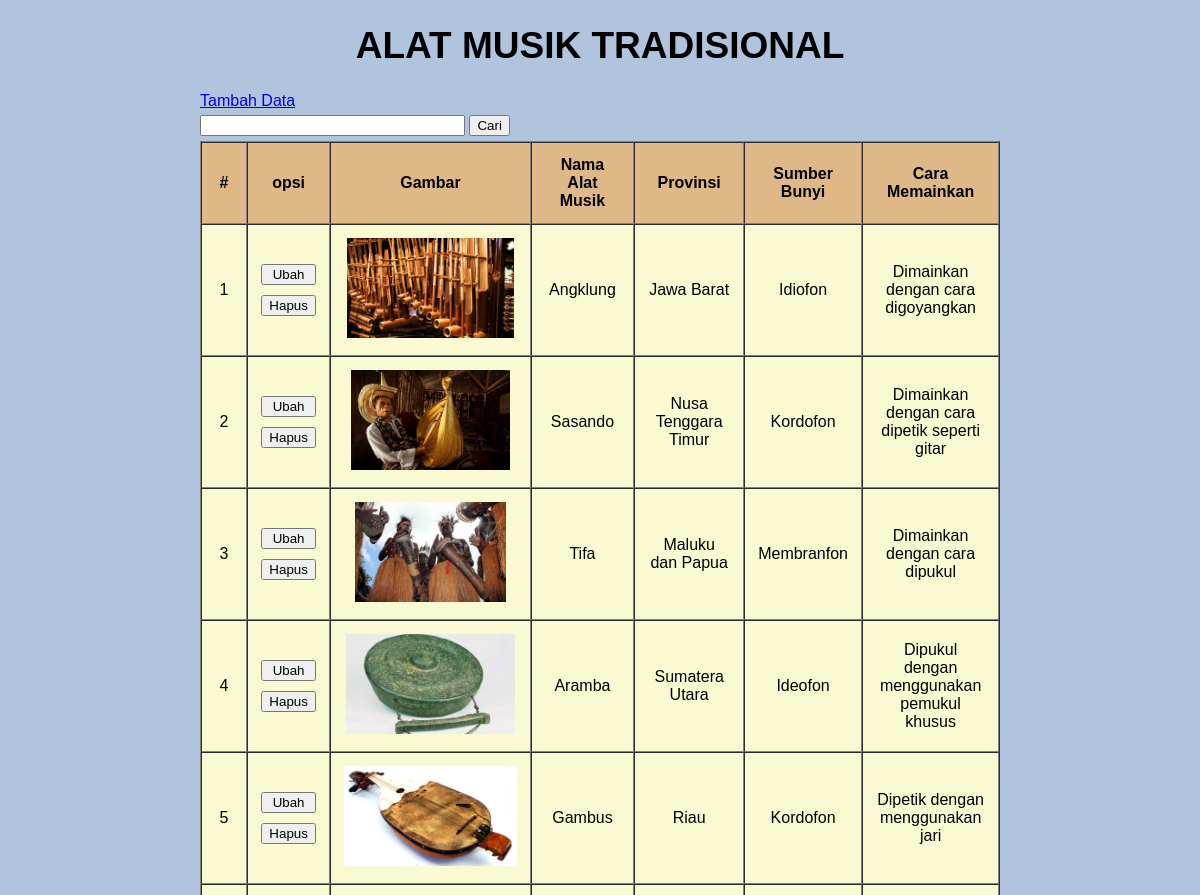
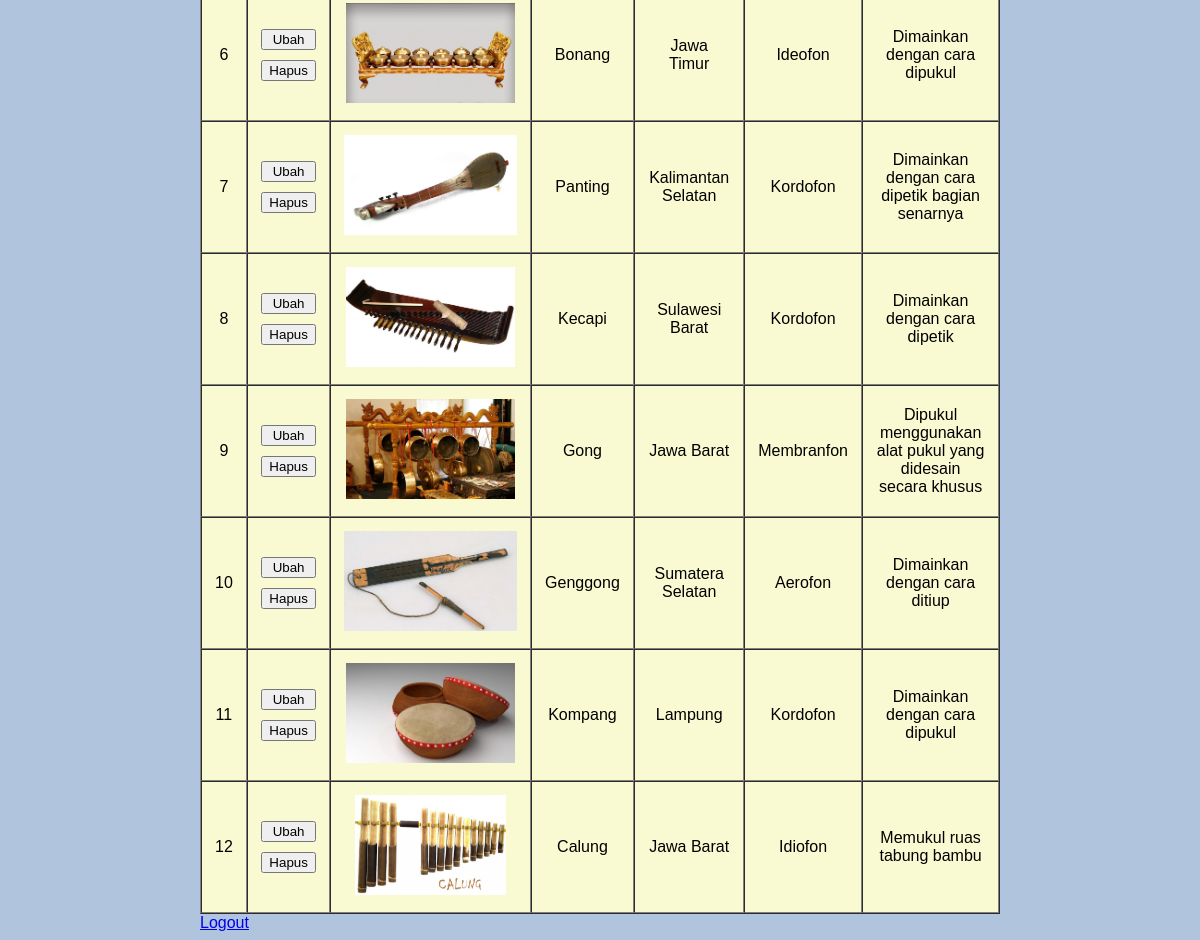
/Latihan7a/php/admin.php, run on the app's committed database (2 pictures, top to bottom).
### tables this page shows
CREATE TABLE `alat_musik` (
  `id` int(11) NOT NULL,
  `gambar` varchar(100) DEFAULT NULL,
  `nama_alat_musik` varchar(100) DEFAULT NULL,
  `provinsi` varchar(100) DEFAULT NULL,
  `sumber_bunyi` varchar(100) DEFAULT NULL,
  `cara_memainkan` varchar(100) DEFAULT NULL
);

### Latihan7a/php/functions.php (called while the page is built, shortened)
<?php
function koneksi()
{
    $conn = mysqli_connect("localhost", "root", "") or die("koneksi ke DB gagal");
    mysqli_select_db($conn, "tubes_193040159") or die("Database salah!");
    return $conn;
}
function query($query)
{
    $conn = koneksi();
    $result = mysqli_query($conn, "$query");
    $rows = [];
    while ($row = mysqli_fetch_assoc($result)) {
        $rows[] = $row;
    }
    return $rows;
}

### Latihan7a/php/admin.php (the view, shortened to what this page needs)
<?php
require 'functions.php';
if (isset($_GET['cari'])) {
  $keyword = $_GET['keyword'];
  $alat_musik = query("SELECT * FROM alat_musik WHERE
                 nama_alat_musik LIKE '%$keyword%' OR
                 provinsi LIKE '%$keyword%' OR
                 sumber_bunyi LIKE '%$keyword%' OR
                 cara_memainkan LIKE '%$keyword%'");
} else {
  $alat_musik = query("SELECT * FROM alat_musik");
}
?>
<!DOCTYPE html>
<html lang="en">
<head>
</head>
<body>
  <div class="container">
    <h1>ALAT MUSIK TRADISIONAL</h1>
    <div class="add">
      <a href="tambah.php">Tambah Data</a>
    </div>
    <form action="" method="GET">
      <input type="text" name="keyword" size="30" autocomplete="off" autofocus>
      <button type="submit" name="cari" style="width: auto">Cari</button>
    </form>
    <table border="1" cellpadding="13" cellspacing="0">
      <tr>
        <th>#</th>
        <th>opsi</th>
        <th>Gambar</th>
        <th>Nama Alat Musik</th>
        <th>Provinsi</th>
        <th>Sumber Bunyi</th>
        <th>Cara Memainkan</th>
      </tr>
      <?php $no = 1; ?>
      <?php foreach ($alat_musik as $am) : ?>
        <tr>
          <td><?= $no; ?></td>
          <td>
            <a href="ubah.php?id=<?= $am['id']; ?>"><button>Ubah</button></a>
            <a href="hapus.php?id=<?= $am['id']; ?>" onclick="return confirm('Hapus Data??')"><button>Hapus</button></a>
          </td>
          <td><img src="../assets/img/<?= $am['gambar']; ?>"></td>
          <td><?= $am['nama_alat_musik']; ?></td>
          <td><?= $am['provinsi']; ?></td>
          <td><?= $am['sumber_bunyi']; ?></td>
          <td><?= $am['cara_memainkan']; ?></td>
        </tr>
        <?php $no++; ?>
      <?php endforeach; ?>
    </table>
    <div class="logout">
      <a href="logout.php">Logout</a>
    </div>
  </div>
</body>
</html>

### Latihan7a/php/admin.php (style rules this page uses)
body { background-color: lightsteelblue; font-family: Arial, Helvetica, sans-serif }
th { background-color: burlywood; font-weight: bold; text-align: center; }
h1 { text-align: center; font-size: 37px; }
table { background-color: lightgoldenrodyellow; }
img { height: 100px; }
td { text-align: center; }
.container { width: 800px; margin: 0px auto 0px auto; }
button { width: 100%; margin: 5px 0 5px 0; }

### data on the page
alat_musik: gambar (picture), nama_alat_musik "Angklung", provinsi "Jawa Barat", sumber_bunyi "Idiofon", cara_memainkan "Dimainkan dengan cara digoyangkan"
alat_musik: gambar (picture), nama_alat_musik "Sasando", provinsi "Nusa Tenggara Timur", sumber_bunyi "Kordofon", cara_memainkan "Dimainkan dengan cara dipetik seperti gitar"
alat_musik: gambar (picture), nama_alat_musik "Tifa", provinsi "Maluku dan Papua", sumber_bunyi "Membranfon", cara_memainkan "Dimainkan dengan cara dipukul"
alat_musik: gambar (picture), nama_alat_musik "Aramba", provinsi "Sumatera Utara", sumber_bunyi "Ideofon", cara_memainkan "Dipukul dengan menggunakan pemukul khusus"
alat_musik: gambar (picture), nama_alat_musik "Gambus", provinsi "Riau", sumber_bunyi "Kordofon", cara_memainkan "Dipetik dengan menggunakan jari"
alat_musik: gambar (picture), nama_alat_musik "Bonang", provinsi "Jawa Timur", sumber_bunyi "Ideofon", cara_memainkan "Dimainkan dengan cara dipukul"
alat_musik: gambar (picture), nama_alat_musik "Panting", provinsi "Kalimantan Selatan", sumber_bunyi "Kordofon", cara_memainkan "Dimainkan dengan cara dipetik bagian senarnya"
alat_musik: gambar (picture), nama_alat_musik "Kecapi", provinsi "Sulawesi Barat", sumber_bunyi "Kordofon", cara_memainkan "Dimainkan dengan cara dipetik"
alat_musik: gambar (picture), nama_alat_musik "Gong", provinsi "Jawa Barat", sumber_bunyi "Membranfon", cara_memainkan "Dipukul menggunakan alat pukul yang didesain secara khusus"
alat_musik: gambar (picture), nama_alat_musik "Genggong", provinsi "Sumatera Selatan", sumber_bunyi "Aerofon", cara_memainkan "Dimainkan dengan cara ditiup"
alat_musik: gambar (picture), nama_alat_musik "Kompang", provinsi "Lampung", sumber_bunyi "Kordofon", cara_memainkan "Dimainkan dengan cara dipukul"
alat_musik: gambar (picture), nama_alat_musik "Calung", provinsi "Jawa Barat", sumber_bunyi "Idiofon", cara_memainkan "Memukul ruas tabung bambu"
